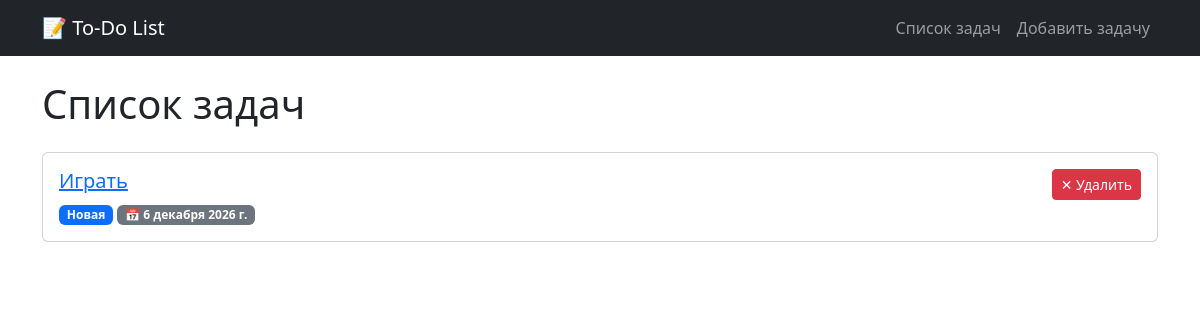
The page / on the database its author committed.
### webapp/models.py (models this page shows, shortened)
class Task(models.Model):
    description = models.TextField(verbose_name='Описание')
    detailed_description = models.TextField(
        verbose_name='Подробное описание',
        blank=True,
        null=True
    )
    status = models.CharField(
        max_length=20,
        choices=STATUS_CHOICES,
        default='new',
        verbose_name='Статус'
    )
    due_date = models.DateField(
        null=True,
        blank=True,
        verbose_name='Дата выполнения'
    )
    created_at = models.DateTimeField(auto_now_add=True)
    updated_at = models.DateTimeField(auto_now=True)
    class Meta:
        verbose_name = 'Задача'
        verbose_name_plural = 'Задачи'

### webapp/views.py (the view)
# urls.py: path('', views.task_list_view, name='task_list'),
def task_list_view(request):
    tasks = Task.objects.all().order_by('-created_at')
    return render(request, 'webapp/task_list.html', {'tasks': tasks})

### webapp/templates/webapp/task_list.html (shortened to what this page needs)
{% extends 'webapp/base.html' %}
{% block content %}
<h1 class="mb-4">Список задач</h1>
{% if tasks %}
    {% for task in tasks %}
    <div class="card mb-3">
        <div class="card-body">
            <div class="d-flex justify-content-between align-items-start">
                <div>
                    <h5>
                        <a href="{% url 'task_detail' task.pk %}">{{ task.description }}</a>
                    </h5>
                    <span class="badge {% if task.status == 'new' %}bg-primary{% elif task.status == 'in_progress' %}bg-warning{% else %}bg-success{% endif %}">
                        {{ task.get_status_display }}
                    </span>
                    {% if task.due_date %}
                    <span class="badge bg-secondary">📅 {{ task.due_date }}</span>
                    {% endif %}
                </div>
                <form method="post" action="{% url 'task_delete' task.pk %}">
                    <button type="submit" class="btn btn-danger btn-sm">✕ Удалить</button>
                </form>
            </div>
        </div>
    </div>
    {% endfor %}
{% else %}
    <p>Задач пока нет.</p>
{% endif %}
{% endblock %}

### rows shown on the page
Task: description "Играть", status "Новая", due_date "6 декабря 2026 г."
